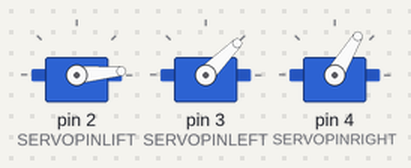
The sketch below on a simulated Arduino Uno, built with avr-gcc and run on an emulated ATmega328P. Shown: 3 × servo. What the sketch prints to the serial monitor is not drawn.

Above: at 0.2 s.
At 1.97 s:
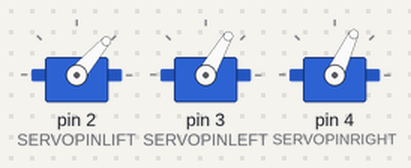
At 7.6 s:
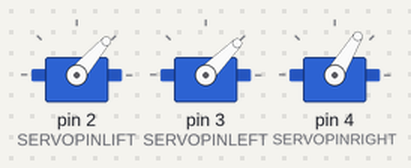
At 15.3 s:
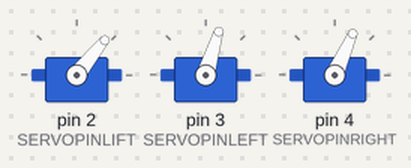
At 16.1 s:
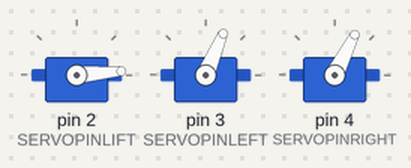
At 37.0 s:
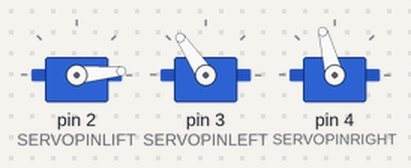
Timing chart, 0 to 40.0 s (numbered marks = the images above):
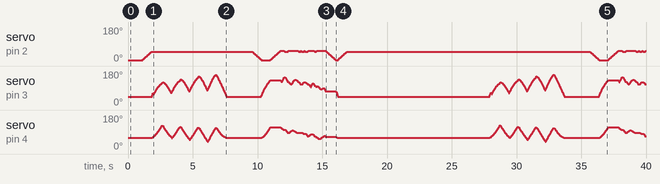

The sketch:

plotclock_easierTOM.ino
```cpp
// Plotclock
// cc - by Johannes Heberlein 2014
// v 1.02
// thingiverse.com/joo   wiki.fablab-nuernberg.de
// units: mm; microseconds; radians
// origin: bottom left of drawing surface
// time library see http://playground.arduino.cc/Code/time
// RTC  library see http://playground.arduino.cc/Code/time
//               or http://www.pjrc.com/teensy/td_libs_DS1307RTC.html
// Change log:
// 1.01  Release by joo at https://github.com/9a/plotclock
// 1.02  Additional features implemented by Dave:
//       - added ability to calibrate servofaktor seperately for left and right servos
//       - added code to support DS1307, DS1337 and DS3231 real time clock chips
//       - see http://www.pjrc.com/teensy/td_libs_DS1307RTC.html for how to hook up the real time clock

// delete or mark the next line as comment if you don't need these
#define CALIBRATION      // enable calibration mode
//#define REALTIMECLOCK    // enable real time clock

// Zero-position of left and right servo
// When in calibration mode, adjust the NULL-values so that the servo arms are at all times parallel
// either to the X or Y axis
#define SERVOLEFTNULL 2080 //Hari:2200. Orig:2250 pointing left pos. larger# = COUNTER clockwise
#define SERVORIGHTNULL 900 //Hari:600.  Orig:920 Smaller# = clockwise

// When in calibration mode, adjust the following factor until the servos move exactly 90 degrees
#define SERVOFAKTORLEFT 570 // 650. vertical-ness of left servo.  Larger # = more clockwise
#define SERVOFAKTORRIGHT 500 // 650. vertical-ness of right servo. Larger # = more COUNTER clockwise

#define SERVOPINLIFT  2
#define SERVOPINLEFT  3
#define SERVOPINRIGHT 4

// lift positions of lifting servo
#define LIFT0 1100 // Hari:1220. Orig:1080 on drawing surface -- Larger# = closer to surface
#define LIFT1 1050  // Hari:1055. Orig:925  between numbers (park pen inside sweeper)
#define LIFT2 600  // Hari:800.  Orig:725  lift above the sweeper

// speed of lifting arm, higher is slower
#define LIFTSPEED 1500

// length of arms
#define L1 35
#define L2 55.1
#define L3 13.2

// origin points of left and right servo
#define O1X 22
#define O1Y -25
#define O2X 47
#define O2Y -25

#include <Time.h> // see http://playground.arduino.cc/Code/time
#include <Servo.h>

int Left0 = 2080; //SERVOLEFTNULL;
int Right0 = 900; //SERVORIGHTNULL;
int Left90 = 570; //SERVOFAKTORLEFT;
int Right90 = 550; //SERVOFAKTORRIGHT;

int lift0 = LIFT0;
int lift1 = LIFT1;
int lift2 = LIFT2;

int Mode = 2;

double parkX = 74; //74.2;
double parkY = 45; //47.5; Smaller# = closer to servo

double midX = parkX / 2;
double midY = parkY;

#ifdef REALTIMECLOCK
// for instructions on how to hook up a real time clock,
// see here -> http://www.pjrc.com/teensy/td_libs_DS1307RTC.html
// DS1307RTC works with the DS1307, DS1337 and DS3231 real time clock chips.
// Please run the SetTime example to initialize the time on new RTC chips and begin running.

  #include <Wire.h>
  #include <DS1307RTC.h> // see http://playground.arduino.cc/Code/time
#endif

Servo servo1;  //
Servo servo2;  //
Servo servo3;  //

int servoLift = LIFT2; // Initially set  orig:1500;

String inputString = "";         // a string to hold incoming data
boolean stringComplete = false;  // whether the string is complete


volatile double lastX = 75;
volatile double lastY = 47.5;

int last_min = 0;

void DisplayConfig()
{
  Serial.println();
  Serial.print("l)eft 0   = ");  Serial.println(Left0);
  Serial.print("r)ight 0  = ");  Serial.println(Right0);
  Serial.print("L)eft 90  = ");  Serial.println(Left90);
  Serial.print("R)ight 90 = ");  Serial.println(Right90);
  Serial.print("Lift (0)(1)(2) = ");  Serial.print(lift0); Serial.print(","); Serial.print(lift1); Serial.print(","); Serial.println(lift2);
  Serial.print("park(x), park(y) = ");  Serial.print(parkX); Serial.print(","); Serial.println(parkY);
  Serial.print("m)ode = ");      Serial.println(Mode);
}

void serialEvent() {
  while (Serial.available()) {
    // get the new byte:
    char inChar = (char)Serial.read();
    // add it to the inputString:
    inputString += inChar;
    // if the incoming character is a newline, set a flag
    // so the main loop can do something about it:
    if (inChar == '\n') {
      stringComplete = true;
    }
  }
}

void HandleSerialCommands()
{
  if (stringComplete) {
    Serial.println("received: '" + inputString +"'");
    byte equalPos = inputString.indexOf("=");
    if (equalPos != -1) {
      String cmd = inputString.substring(0,equalPos);
      String val = inputString.substring(equalPos+1, inputString.length()-1);
      ProcessCommand(cmd, val);
    }
    inputString = "";
    stringComplete = false;
  }
}

void WriteConfig()
{

}

void ProcessCommand(String cmd, String val) {
  Serial.print("cmd="); Serial.println(cmd);
  Serial.print("val="); Serial.println(val);

  boolean isBadCmd = false;
  int value = val.toInt();
  switch (cmd[0]) {
    case 'l': Serial.println("left 0");   Left0   = value; break;
    case 'L': Serial.println("LEFT 90");  Left90  = value; break;
    case 'r': Serial.println("right 0");  Right0  = value; break;
    case 'R': Serial.println("RIGHT 90"); Right90 = value; break;

    case 'x': Serial.println("ParkX"); parkX = value; break;
    case 'y': Serial.println("ParkY"); parkY = value; break;

    case '0': Serial.println("Lift 0"); lift0 = value; break;
    case '1': Serial.println("Lift 1"); lift1 = value; break;
    case '2': Serial.println("Lift 2"); lift2 = value; break;

    case 'm': Serial.println("Mode");     Mode = value; break;
    case 'w': Serial.println("Write"); WriteConfig(); break;
    default:
      isBadCmd = true;
      break;
  }

  if (!isBadCmd) {
    DisplayConfig();
  }
}

void setup()
{
  Serial.begin(9600);

#ifdef REALTIMECLOCK
  //while (!Serial) { ; } // wait for serial port to connect. Needed for Leonardo only

  // Set current time only the first to values, hh,mm are needed
  tmElements_t tm;
  if (RTC.read(tm))
  {
    setTime(tm.Hour,tm.Minute,tm.Second,tm.Day,tm.Month,tm.Year);
    Serial.println("DS1307 time is set OK.");
  }
  else
  {
    if (RTC.chipPresent())
    {
      Serial.println("DS1307 is stopped.  Please run the SetTime example to initialize the time and begin running.");
    }
    else
    {
      Serial.println("DS1307 read error!  Please check the circuitry.");
    }
    // Set current time only the first to values, hh,mm are needed
    setTime(19,38,0,0,0,0);
  }
#else
  // Set current time only the first to values, hh,mm are needed
  setTime(10,45,0,0,0,0);
#endif

  DisplayConfig();

  //-- Set initial positions BEFORE attaching servos --
  lift(2);
  drawTo(parkX, parkY);
  servo1.attach(SERVOPINLIFT);  //  lifting servo
  servo2.attach(SERVOPINLEFT);  //  left servo
  servo3.attach(SERVOPINRIGHT);  //  right servo
  delay(1000); // Wait a second to verify that we're above the eraser well
}

void Reset()
{
  //-- verify that the pen is parked inside the eraser well --
  lift(1);
  delay(2000);

  //-- Move pen to middle of drawing surface --
  lift(2); // Lift pen above eraser well
  drawTo(midX, midY); // Move to drawing area
  lift(1);  delay(2000); // Pen should be just above the surface now
  lift(0);  delay(2000); // Pen should be ON the surface now

  //-- Park pen again --
  lift(2);
  drawTo(parkX, parkY);
  lift(1);
  delay(2000);
}

void loop()
{
  HandleSerialCommands();

  switch (Mode) {
    case 0: CalibrationMode(); break;
    case 1: Reset();break;
    case 2: ClockMode(); break;
  }
}

void CalibrationMode()
{
//  drawTo(parkX, parkY);
//  lift(0);  delay(3000); // 0 = pen is on writing surface
//  lift(1);  delay(1000); // 1 = lift pen (height when pen is parked in eraser well)
  lift(2);  delay(1000); // 2 = lift above eraser

  // Servohorns will have 90° between movements, parallel to x and y axis
  drawTo(-3, 29.2);
  delay(500);
  drawTo(74.1, 28);
  delay(500);
}

void ClockMode()
{
  //if (last_min != minute())
  {
    //-- We release servos every cycle to keep them from buzzing, so re-attach them before drawing --
    if (!servo1.attached()) servo1.attach(SERVOPINLIFT);
    if (!servo2.attached()) servo2.attach(SERVOPINLEFT);
    if (!servo3.attached()) servo3.attach(SERVOPINRIGHT);

    int currentHour = hour();
    int hour1 = currentHour/10;
    int hour2 = currentHour % 10;

    int currentMin = minute();
    int min1 = currentMin/10;
    int min2 = currentMin % 10;

    //-- Erase --
    number(3, 3, 111, 1);   // 111 = Erase

    //-- Hours --
    number(5, 25,  hour1, 0.9);  // ?h:mm
    number(19, 25, hour2, 0.9);  // h?:mm

    //-- Colon --
    number(28, 25, 11, 0.9); // 11=Colon

    //-- Minutes --
    number(34, 25, min1, 0.9); // hh:?m
    number(48, 25, min2, 0.9); // hh:m?

    //-- Park Pen --
    lift(2); // Lift above the eraser
    drawTo(parkX, parkY); // Go to eraser park position
    lift(1); // Insert pen in eraser well

    last_min = currentMin;

    //-- Release servos --
    delay(1000);
    servo1.detach();
    servo2.detach();
    servo3.detach();

    delay(10000); // demo mode :-) refresh every 10 seconds.
  }
}

// Writing numeral with bx by being the bottom left originpoint. Scale 1 equals a 20 mm high font.
// The structure follows this principle: move to first startpoint of the numeral, lift down, draw numeral, lift up
void number(float bx, float by, int num, float scale) {

  switch (num) {

  case 0:
    drawTo(bx + 12 * scale, by + 6 * scale);
    lift(0);
    bogenGZS(bx + 7 * scale, by + 10 * scale, 10 * scale, -0.8, 6.7, 0.5);
    lift(1);
    break;

  case 1:
    drawTo(bx + 3 * scale, by + 15 * scale);
    lift(0);
    drawTo(bx + 10 * scale, by + 20 * scale);
    drawTo(bx + 10 * scale, by + 0 * scale);
    lift(1);
    break;

  case 2:
    drawTo(bx + 2 * scale, by + 12 * scale);
    lift(0);
    bogenUZS(bx + 8 * scale, by + 14 * scale, 6 * scale, 3, -0.8, 1);
    drawTo(bx + 1 * scale, by + 0 * scale);
    drawTo(bx + 12 * scale, by + 0 * scale);
    lift(1);
    break;

  case 3:
    drawTo(bx + 2 * scale, by + 17 * scale);
    lift(0);
    bogenUZS(bx + 5 * scale, by + 15 * scale, 5 * scale, 3, -2, 1);
    bogenUZS(bx + 5 * scale, by + 5 * scale, 5 * scale, 1.57, -3, 1);
    lift(1);
    break;

  case 4:
    drawTo(bx + 10 * scale, by + 0 * scale);
    lift(0);
    drawTo(bx + 10 * scale, by + 20 * scale);
    drawTo(bx + 2 * scale, by + 6 * scale);
    drawTo(bx + 12 * scale, by + 6 * scale);
    lift(1);
    break;

  case 5:
    drawTo(bx + 2 * scale, by + 5 * scale);
    lift(0);
    bogenGZS(bx + 5 * scale, by + 6 * scale, 6 * scale, -2.5, 2, 1);
    drawTo(bx + 5 * scale, by + 20 * scale);
    drawTo(bx + 12 * scale, by + 20 * scale);
    lift(1);
    break;

  case 6:
    drawTo(bx + 2 * scale, by + 10 * scale);
    lift(0);
    bogenUZS(bx + 7 * scale, by + 6 * scale, 6 * scale, 2, -4.4, 1);
    drawTo(bx + 11 * scale, by + 20 * scale);
    lift(1);
    break;

  case 7:
    drawTo(bx + 2 * scale, by + 20 * scale);
    lift(0);
    drawTo(bx + 12 * scale, by + 20 * scale);
    drawTo(bx + 2 * scale, by + 0);
    lift(1);
    break;

  case 8:
    drawTo(bx + 5 * scale, by + 10 * scale);
    lift(0);
    bogenUZS(bx + 5 * scale, by + 15 * scale, 5 * scale, 4.7, -1.6, 1);
    bogenGZS(bx + 5 * scale, by + 5 * scale, 5 * scale, -4.7, 2, 1);
    lift(1);
    break;

  case 9:
    drawTo(bx + 9 * scale, by + 11 * scale);
    lift(0);
    bogenUZS(bx + 7 * scale, by + 15 * scale, 5 * scale, 4, -0.5, 1);
    drawTo(bx + 5 * scale, by + 0);
    lift(1);
    break;

  case 111: // Erase
    lift(1);
    drawTo(70, 46);
    drawTo(65, 43);

    drawTo(65, 49);
    drawTo(5, 49);
    drawTo(5, 45);
    drawTo(65, 45);
    drawTo(65, 40);

    drawTo(5, 40);
    drawTo(5, 35);
    drawTo(65, 35);
    drawTo(65, 30);

    drawTo(5, 30);
    drawTo(5, 25);
    drawTo(65, 25);
    drawTo(65, 20);

    drawTo(5, 20);
    drawTo(60, 44);

    drawTo(parkX, parkY);
    delay(2000);
    lift(2);

    break;

  case 11: // Colon
    drawTo(bx + 5 * scale, by + 15 * scale);
    lift(0);
    bogenGZS(bx + 5 * scale, by + 15 * scale, 0.1 * scale, 1, -1, 1);
    lift(1);
    drawTo(bx + 5 * scale, by + 5 * scale);
    lift(0);
    bogenGZS(bx + 5 * scale, by + 5 * scale, 0.1 * scale, 1, -1, 1);
    lift(1);
    break;

  }
}


void lift(char lift) {
  int desiredServoPos;
  switch (lift) {
    case 0: desiredServoPos = lift0; break;
    case 1: desiredServoPos = lift1; break;
    case 2: desiredServoPos = lift2; break;
  }

  if (servoLift >= desiredServoPos) {
    while (servoLift >= desiredServoPos) {
      servoLift--;
      servo1.writeMicroseconds(servoLift);
      delayMicroseconds(LIFTSPEED);
    }
  }
  else {
    while (servoLift <= desiredServoPos) {
      servoLift++;
      servo1.writeMicroseconds(servoLift);
      delayMicroseconds(LIFTSPEED);
    }
  }
}


void bogenUZS(float bx, float by, float radius, int start, int ende, float sqee) {
  float inkr = -0.05;
  float count = 0;

  do {
    drawTo(sqee * radius * cos(start + count) + bx,
    radius * sin(start + count) + by);
    count += inkr;
  }
  while ((start + count) > ende);
}

void bogenGZS(float bx, float by, float radius, int start, int ende, float sqee) {
  float inkr = 0.05;
  float count = 0;

  do {
    drawTo(sqee * radius * cos(start + count) + bx,
    radius * sin(start + count) + by);
    count += inkr;
  }
  while ((start + count) <= ende);
}


void drawTo(double pX, double pY) {
  double dx, dy, c;
  int i;

  // dx dy of new point
  dx = pX - lastX;
  dy = pY - lastY;
  //path lenght in mm, times 4 equals 4 steps per mm
  c = floor(4 * sqrt(dx * dx + dy * dy));

  if (c < 1) c = 1;

  for (i = 0; i <= c; i++) {
    // draw line point by point
    set_XY(lastX + (i * dx / c), lastY + (i * dy / c));

  }

  lastX = pX;
  lastY = pY;
}

double return_angle(double a, double b, double c) {
  // cosine rule for angle between c and a
  return acos((a * a + c * c - b * b) / (2 * a * c));
}

void set_XY(double Tx, double Ty)
{
  delay(1);
  double dx, dy, c, a1, a2, Hx, Hy;

  // calculate triangle between pen, servoLeft and arm joint
  // cartesian dx/dy
  dx = Tx - O1X;
  dy = Ty - O1Y;

  // polar lemgth (c) and angle (a1)
  c = sqrt(dx * dx + dy * dy); //
  a1 = atan2(dy, dx); //
  a2 = return_angle(L1, L2, c);

  servo2.writeMicroseconds(floor(((a2 + a1 - M_PI) * Left90) + Left0));

  // calculate joinr arm point for triangle of the right servo arm
  a2 = return_angle(L2, L1, c);
  Hx = Tx + L3 * cos((a1 - a2 + 0.621) + M_PI); //36,5°
  Hy = Ty + L3 * sin((a1 - a2 + 0.621) + M_PI);

  // calculate triangle between pen joint, servoRight and arm joint
  dx = Hx - O2X;
  dy = Hy - O2Y;

  c = sqrt(dx * dx + dy * dy);
  a1 = atan2(dy, dx);
  a2 = return_angle(L1, (L2 - L3), c);

  servo3.writeMicroseconds(floor(((a1 - a2) * Right90) + Right0));
}
```
